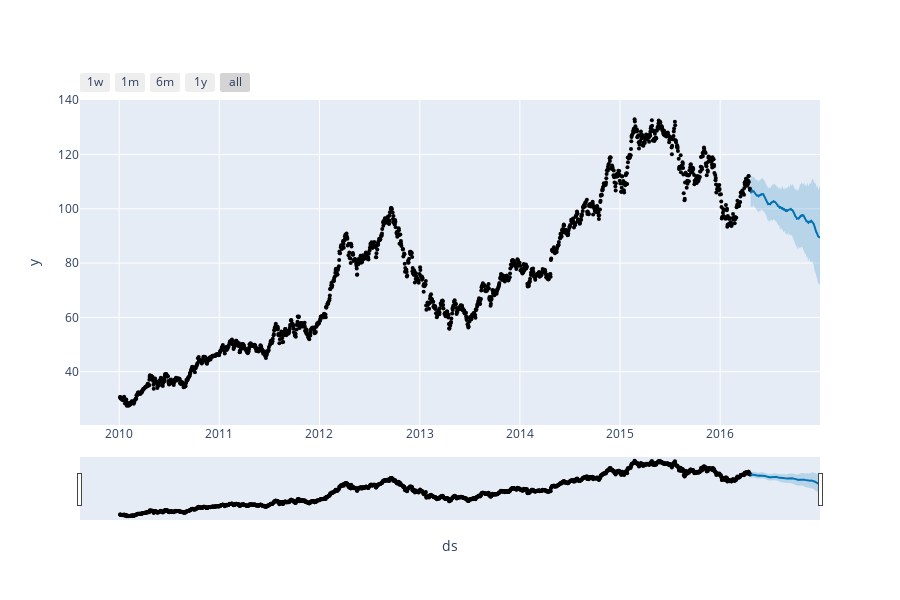

The code cell stored with this chart in its notebook:
### Code cell
plot_plotly(model, prophet_prediction)

### Figure 1 — Plotly figure (JSON) as saved in the notebook; plotly's stock layout.template omitted (floating-point values rounded to 4 significant figures; data arrays with more than 128 entries replaced by an {"elided": "..."} marker saying what was removed)
{"data": [{"marker": {"color": "black", "size": 4}, "mode": "markers", "name": "Actual", "type": "scatter", "x": {"elided": "1585 str values"}, "y": {"elided": "1585 float values"}}, {"hoverinfo": "skip", "line": {"width": 0}, "mode": "lines", "type": "scatter", "x": {"elided": "177 str values"}, "y": {"elided": "177 float values"}}, {"fill": "tonexty", "fillcolor": "rgba(0, 114, 178, 0.2)", "line": {"color": "#0072B2", "width": 2}, "mode": "lines", "name": "Predicted", "type": "scatter", "x": {"elided": "177 str values"}, "y": {"elided": "177 float values"}}, {"fill": "tonexty", "fillcolor": "rgba(0, 114, 178, 0.2)", "hoverinfo": "skip", "line": {"width": 0}, "mode": "lines", "type": "scatter", "x": {"elided": "177 str values"}, "y": {"elided": "177 float values"}}], "layout": {"height": 600, "showlegend": false, "width": 900, "xaxis": {"rangeselector": {"buttons": [{"count": 7, "label": "1w", "step": "day", "stepmode": "backward"}, {"count": 1, "label": "1m", "step": "month", "stepmode": "backward"}, {"count": 6, "label": "6m", "step": "month", "stepmode": "backward"}, {"count": 1, "label": "1y", "step": "year", "stepmode": "backward"}, {"step": "all"}]}, "rangeslider": {"visible": true}, "title": {"text": "ds"}, "type": "date"}, "yaxis": {"title": {"text": "y"}}}}
